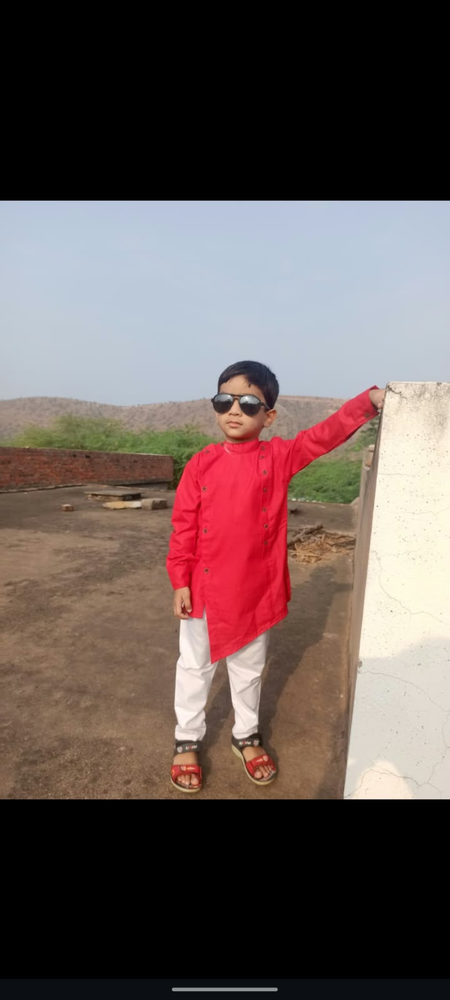
#> input picture bigger_image.png, 450 x 1000 px, shrunk from 1080 x 2400 before the run
$ python 'ex 12.py'
#> lines starting #> are read from the running program, lines starting #| are printed output that depends on the picture

import cv2
from tkinter import Tk
from tkinter.filedialog import askopenfilename

Tk().withdraw()
path = askopenfilename()
#> the answer given: ../bigger_image.png
img = cv2.imread(path)
#> img is the input picture: shape (1000, 450, 3); mean B, G, R 86.2, 88.7, 103.6

if img is not None:
    rotated = cv2.rotate(img, cv2.ROTATE_90_COUNTERCLOCKWISE)
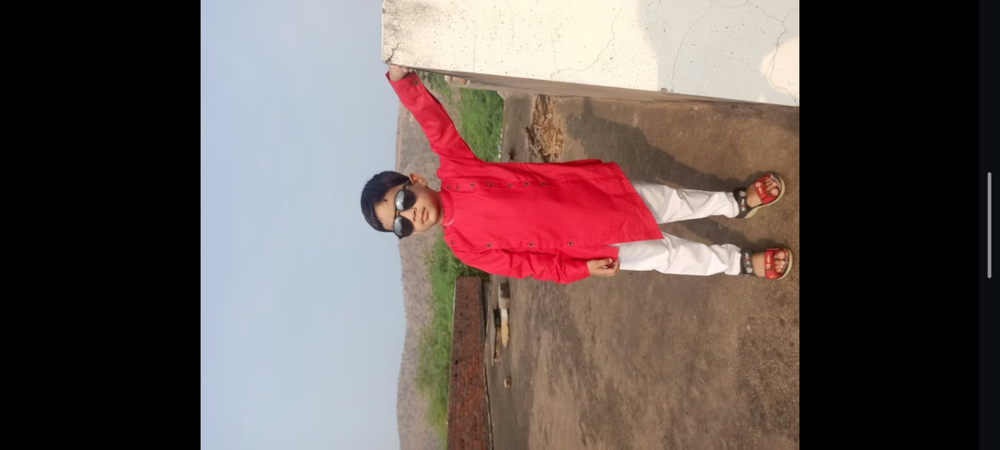
#> rotated: shape (450, 1000, 3); mean B, G, R 86.2, 88.7, 103.6

    cv2.imshow("Original Image", img)
    cv2.imshow("Rotated 270 Degrees", rotated)

    cv2.waitKey(0)
    cv2.destroyAllWindows()
else:
    print("Image not selected or not found")

$ run again, on color_histogram.png
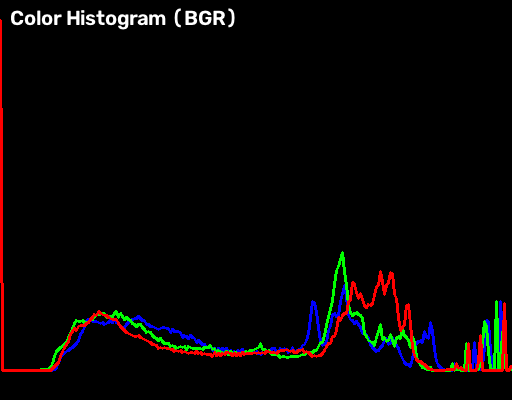
#> input picture color_histogram.png, 512 x 400 px
#> img is the input picture: shape (400, 512, 3); mean B, G, R 4.4, 4.9, 6.8
#> `rotated = cv2.rotate(img, cv2.ROTATE_90_COUNTERCLOCKWISE)`:
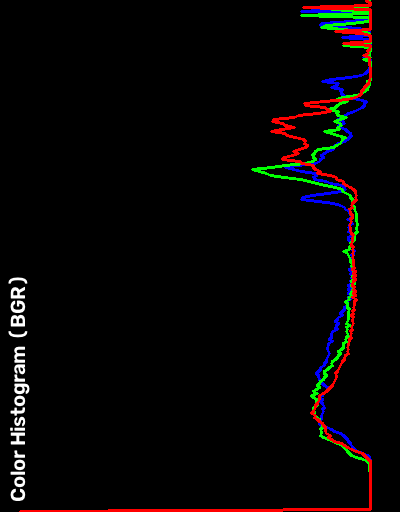
#> rotated: shape (512, 400, 3); mean B, G, R 4.4, 4.9, 6.8

$ run again, on equalized_image.png
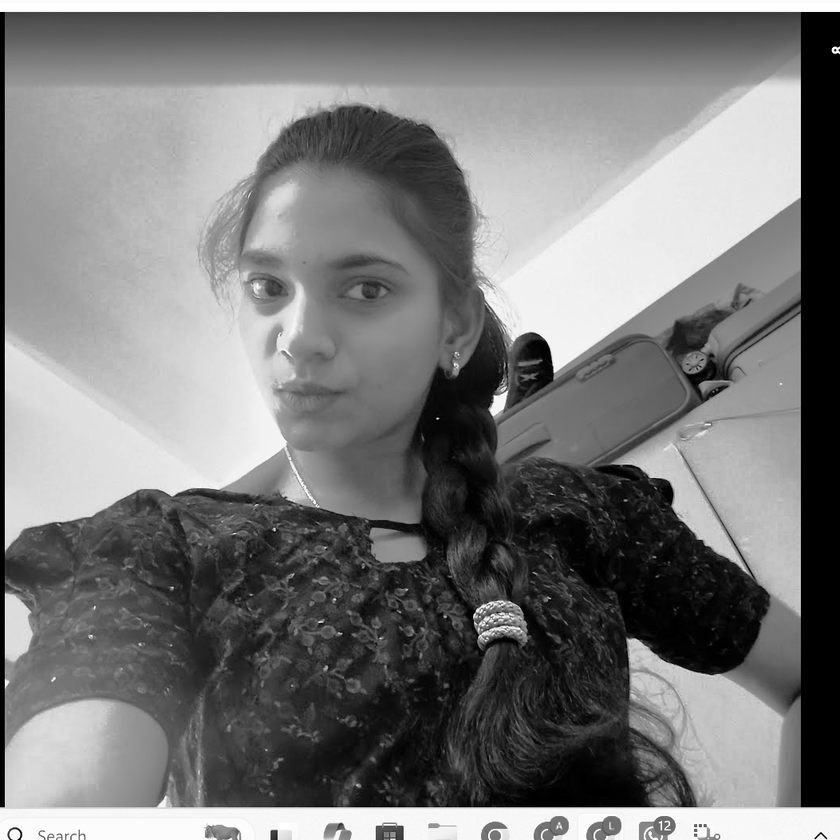
#> input picture equalized_image.png, 840 x 840 px, shrunk from 1053 x 1053 before the run
#> img is the input picture: shape (840, 840, 3); min 0, max 255, mean 122
#> `rotated = cv2.rotate(img, cv2.ROTATE_90_COUNTERCLOCKWISE)`:
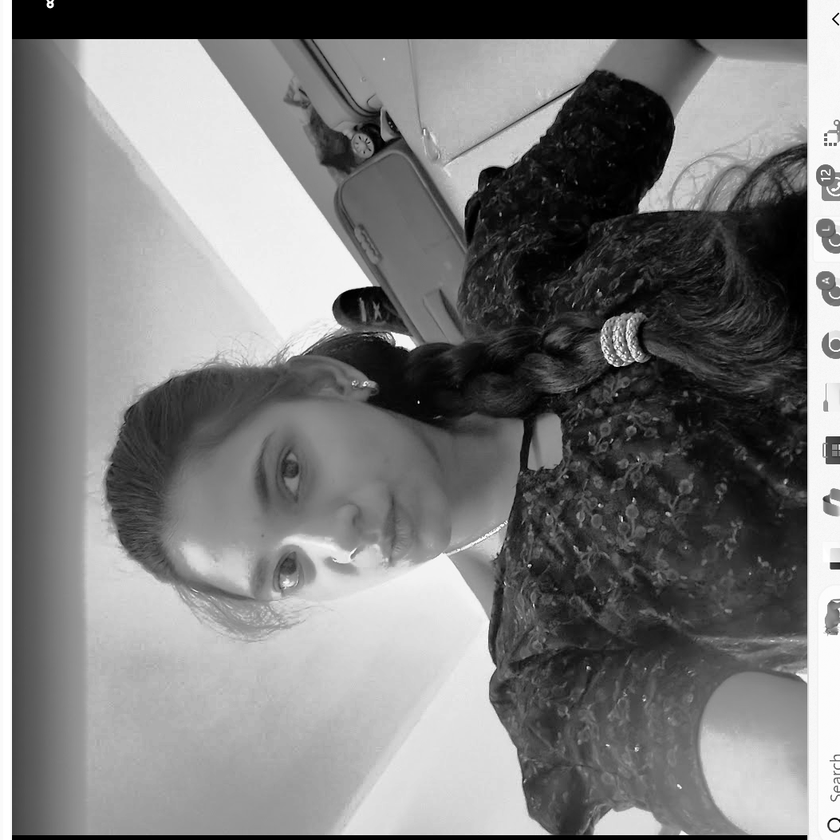
#> rotated: shape (840, 840, 3); min 0, max 255, mean 122
